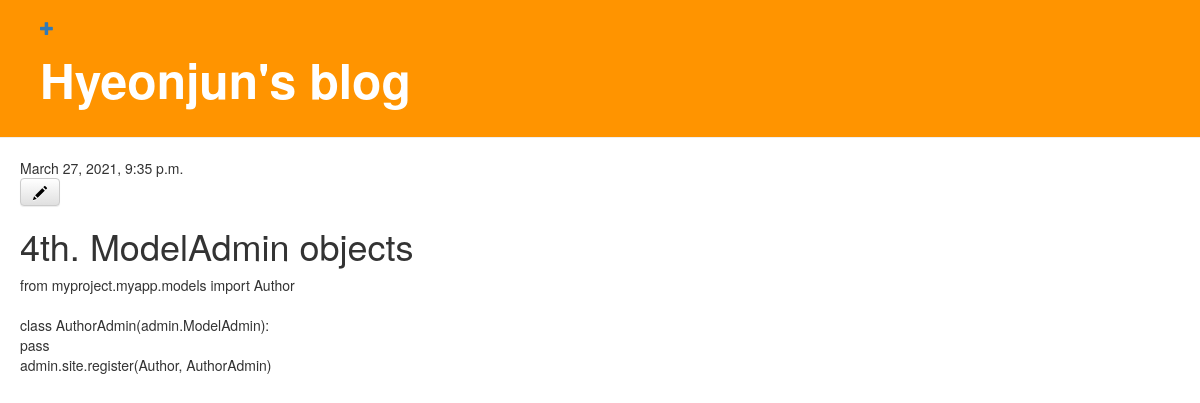
The app's page /post/4/ with its own data.
### blog/models.py (models this page shows, shortened)
class Post(models.Model):
    author = models.ForeignKey(settings.AUTH_USER_MODEL, on_delete=models.CASCADE)
    title = models.CharField(max_length=200)
    text = models.TextField()
    created_date = models.DateTimeField(default=timezone.now)
    published_date = models.DateTimeField(blank=True, null=True)

### blog/views.py (the view)
# urls.py: path('post/<int:pk>/', views.post_detail, name='post_detail'),
def post_detail(request, pk):
    post = get_object_or_404(Post, pk=pk)
    return render(request, 'blog/post_detail.html', {'post': post})

### blog/templates/blog/post_detail.html
{% extends 'blog/base.html' %}
{% block content %}
    <div class="post">
        {% if post.published_date %}
            <div class="date">
                {{ post.published_date }}
            </div>
        {% endif %}
        <a class="btn btn-default" href="{% url 'post_edit' pk=post.pk %}"><span class="glyphicon glyphicon-pencil"></span></a>
        <h1>{{ post.title }}</h1>
        <p>{{ post.text|linebreaksbr }}</p>
    </div>
{% endblock %}

### blog/static/css/blog.css (style rules this page uses)
.post { padding-left: 20px; }
.post a { color: black; }

### records on screen
Post: published_date "March 27, 2021, 9:35 p.m.", title "4th. ModelAdmin objects", text "from myproject.myapp.models import Author class AuthorAdmin(admin.ModelAdmin): pass admin.site.register(Author, AuthorAdmin)"
